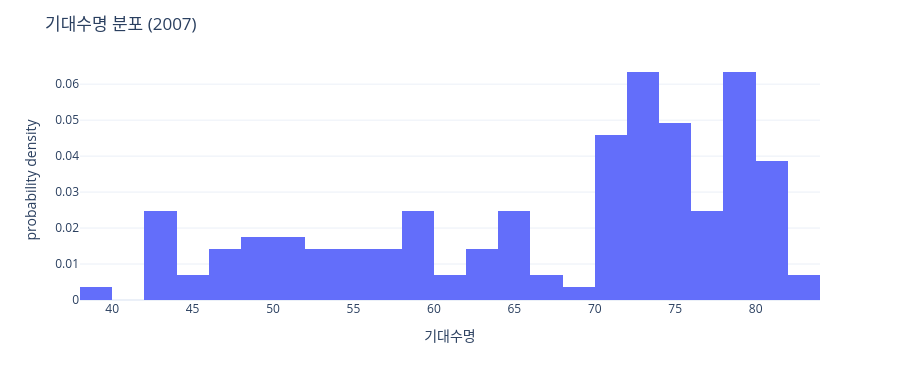
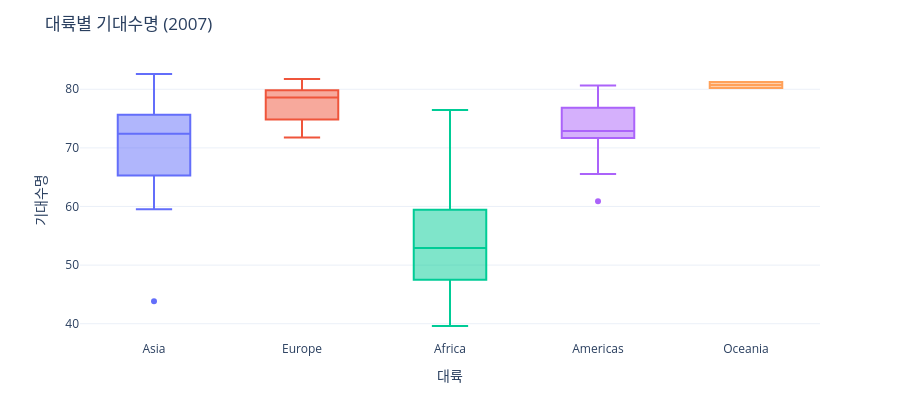

Notebook code for these charts, in order:
### Markdown cell above
## 5. Histogram · Box

### Code cell
fig = px.histogram(g07, x="lifeExp", nbins=30,
                   histnorm="probability density",
                   labels={"lifeExp": "기대수명"})
fig.update_layout(title="기대수명 분포 (2007)", template="plotly_white", height=380)
fig.write_html(HTML / "3_2.html", include_plotlyjs="cdn")
fig.show()

fig = px.box(g07, x="continent", y="lifeExp", color="continent",
             labels={"continent": "대륙", "lifeExp": "기대수명"})
fig.update_layout(title="대륙별 기대수명 (2007)", template="plotly_white",
                  height=420, showlegend=False)
fig.write_html(HTML / "4_2.html", include_plotlyjs="cdn")
fig.show()

### Figure 1 — Plotly figure (JSON) as saved in the notebook; plotly's stock layout.template omitted (floating-point values rounded to 4 significant figures; data arrays with more than 128 entries replaced by an {"elided": "..."} marker saying what was removed)
{"data": [{"bingroup": "x", "histnorm": "probability density", "hovertemplate": "기대수명=%{x}<br>probability density=%{y}<extra></extra>", "legendgroup": "", "marker": {"color": "#636efa", "pattern": {"shape": ""}}, "name": "", "nbinsx": 30, "orientation": "v", "showlegend": false, "type": "histogram", "x": {"elided": "142 float values"}, "xaxis": "x", "yaxis": "y"}], "layout": {"barmode": "relative", "height": 380, "legend": {"tracegroupgap": 0}, "margin": {"t": 60}, "title": {"text": "기대수명 분포 (2007)"}, "xaxis": {"anchor": "y", "domain": [0.0, 1.0], "title": {"text": "기대수명"}}, "yaxis": {"anchor": "x", "domain": [0.0, 1.0], "title": {"text": "probability density"}}}}

### Figure 2 — Plotly figure (JSON) as saved in the notebook; plotly's stock layout.template omitted (floating-point values rounded to 4 significant figures)
{"data": [{"alignmentgroup": "True", "hovertemplate": "대륙=%{x}<br>기대수명=%{y}<extra></extra>", "legendgroup": "Asia", "marker": {"color": "#636efa"}, "name": "Asia", "notched": false, "offsetgroup": "Asia", "orientation": "v", "showlegend": true, "type": "box", "x": ["Asia", "Asia", "Asia", "Asia", "Asia", "Asia", "Asia", "Asia", "Asia", "Asia", "Asia", "Asia", "Asia", "Asia", "Asia", "Asia", "Asia", "Asia", "Asia", "Asia", "Asia", "Asia", "Asia", "Asia", "Asia", "Asia", "Asia", "Asia", "Asia", "Asia", "Asia", "Asia", "Asia"], "x0": " ", "xaxis": "x", "y": [43.83, 75.64, 64.06, 59.72, 72.96, 82.21, 64.7, 70.65, 70.96, 59.55, 80.75, 82.6, 72.53, 67.3, 78.62, 77.59, 71.99, 74.24, 66.8, 62.07, 63.78, 75.64, 65.48, 71.69, 72.78, 79.97, 72.4, 74.14, 78.4, 70.62, 74.25, 73.42, 62.7], "y0": " ", "yaxis": "y"}, {"alignmentgroup": "True", "hovertemplate": "대륙=%{x}<br>기대수명=%{y}<extra></extra>", "legendgroup": "Europe", "marker": {"color": "#EF553B"}, "name": "Europe", "notched": false, "offsetgroup": "Europe", "orientation": "v", "showlegend": true, "type": "box", "x": ["Europe", "Europe", "Europe", "Europe", "Europe", "Europe", "Europe", "Europe", "Europe", "Europe", "Europe", "Europe", "Europe", "Europe", "Europe", "Europe", "Europe", "Europe", "Europe", "Europe", "Europe", "Europe", "Europe", "Europe", "Europe", "Europe", "Europe", "Europe", "Europe", "Europe"], "x0": " ", "xaxis": "x", "y": [76.42, 79.83, 79.44, 74.85, 73.0, 75.75, 76.49, 78.33, 79.31, 80.66, 79.41, 79.48, 73.34, 81.76, 78.89, 80.55, 74.54, 79.76, 80.2, 75.56, 78.1, 72.48, 74.0, 74.66, 77.93, 80.94, 80.88, 81.7, 71.78, 79.42], "y0": " ", "yaxis": "y"}, {"alignmentgroup": "True", "hovertemplate": "대륙=%{x}<br>기대수명=%{y}<extra></extra>", "legendgroup": "Africa", "marker": {"color": "#00cc96"}, "name": "Africa", "notched": false, "offsetgroup": "Africa", "orientation": "v", "showlegend": true, "type": "box", "x": ["Africa", "Africa", "Africa", "Africa", "Africa", "Africa", "Africa", "Africa", "Africa", "Africa", "Africa", "Africa", "Africa", "Africa", "Africa", "Africa", "Africa", "Africa", "Africa", "Africa", "Africa", "Africa", "Africa", "Africa", "Africa", "Africa", "Africa", "Africa", "Africa", "Africa", "Africa", "Africa", "Africa", "Africa", "Africa", "Africa", "Africa", "Africa", "Africa", "Africa", "Africa", "Africa", "Africa", "Africa", "Africa", "Africa", "Africa", "Africa", "Africa", "Africa", "Africa", "Africa"], "x0": " ", "xaxis": "x", "y": [72.3, 42.73, 56.73, 50.73, 52.3, 49.58, 50.43, 44.74, 50.65, 65.15, 46.46, 55.32, 48.33, 54.79, 71.34, 51.58, 58.04, 52.95, 56.73, 59.45, 60.02, 56.01, 46.39, 54.11, 42.59, 45.68, 73.95, 59.44, 48.3, 54.47, 64.16, 72.8, 71.16, 42.08, 52.91, 56.87, 46.86, 76.44, 46.24, 65.53, 63.06, 42.57, 48.16, 49.34, 58.56, 39.61, 52.52, 58.42, 73.92, 51.54, 42.38, 43.49], "y0": " ", "yaxis": "y"}, {"alignmentgroup": "True", "hovertemplate": "대륙=%{x}<br>기대수명=%{y}<extra></extra>", "legendgroup": "Americas", "marker": {"color": "#ab63fa"}, "name": "Americas", "notched": false, "offsetgroup": "Americas", "orientation": "v", "showlegend": true, "type": "box", "x": ["Americas", "Americas", "Americas", "Americas", "Americas", "Americas", "Americas", "Americas", "Americas", "Americas", "Americas", "Americas", "Americas", "Americas", "Americas", "Americas", "Americas", "Americas", "Americas", "Americas", "Americas", "Americas", "Americas", "Americas", "Americas"], "x0": " ", "xaxis": "x", "y": [75.32, 65.55, 72.39, 80.65, 78.55, 72.89, 78.78, 78.27, 72.23, 74.99, 71.88, 70.26, 60.92, 70.2, 72.57, 76.19, 72.9, 75.54, 71.75, 71.42, 78.75, 69.82, 78.24, 76.38, 73.75], "y0": " ", "yaxis": "y"}, {"alignmentgroup": "True", "hovertemplate": "대륙=%{x}<br>기대수명=%{y}<extra></extra>", "legendgroup": "Oceania", "marker": {"color": "#FFA15A"}, "name": "Oceania", "notched": false, "offsetgroup": "Oceania", "orientation": "v", "showlegend": true, "type": "box", "x": ["Oceania", "Oceania"], "x0": " ", "xaxis": "x", "y": [81.23, 80.2], "y0": " ", "yaxis": "y"}], "layout": {"boxmode": "overlay", "height": 420, "legend": {"title": {"text": "대륙"}, "tracegroupgap": 0}, "margin": {"t": 60}, "showlegend": false, "title": {"text": "대륙별 기대수명 (2007)"}, "xaxis": {"anchor": "y", "categoryarray": ["Asia", "Europe", "Africa", "Americas", "Oceania"], "categoryorder": "array", "domain": [0.0, 1.0], "title": {"text": "대륙"}}, "yaxis": {"anchor": "x", "domain": [0.0, 1.0], "title": {"text": "기대수명"}}}}
